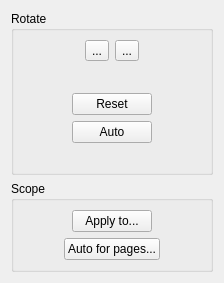
<?xml version="1.0" encoding="UTF-8"?>
<ui version="4.0">
 <class>OrientationOptionsWidget</class>
 <widget class="QWidget" name="OrientationOptionsWidget">
  <property name="geometry">
   <rect>
    <x>0</x>
    <y>0</y>
    <width>224</width>
    <height>272</height>
   </rect>
  </property>
  <property name="windowTitle">
   <string notr="true">Form</string>
  </property>
  <layout class="QVBoxLayout">
   <item>
    <widget class="QGroupBox" name="groupBox">
     <property name="title">
      <string>Rotate</string>
     </property>
     <layout class="QVBoxLayout">
      <item>
       <layout class="QHBoxLayout">
        <item>
         <spacer>
          <property name="orientation">
           <enum>Qt::Horizontal</enum>
          </property>
          <property name="sizeHint" stdset="0">
           <size>
            <width>40</width>
            <height>20</height>
           </size>
          </property>
         </spacer>
        </item>
        <item>
         <widget class="QToolButton" name="rotateLeftBtn">
          <property name="text">
           <string notr="true">...</string>
          </property>
          <property name="icon">
           <iconset resource="../../../../app/resources/resources.qrc">
            <normaloff>:/icons/object-rotate-left.png</normaloff>:/icons/object-rotate-left.png</iconset>
          </property>
          <property name="iconSize">
           <size>
            <width>24</width>
            <height>24</height>
           </size>
          </property>
         </widget>
        </item>
        <item>
         <widget class="QToolButton" name="rotateRightBtn">
          <property name="text">
           <string notr="true">...</string>
          </property>
          <property name="icon">
           <iconset resource="../../../../app/resources/resources.qrc">
            <normaloff>:/icons/object-rotate-right.png</normaloff>:/icons/object-rotate-right.png</iconset>
          </property>
          <property name="iconSize">
           <size>
            <width>24</width>
            <height>24</height>
           </size>
          </property>
         </widget>
        </item>
        <item>
         <spacer>
          <property name="orientation">
           <enum>Qt::Horizontal</enum>
          </property>
          <property name="sizeHint" stdset="0">
           <size>
            <width>40</width>
            <height>20</height>
           </size>
          </property>
         </spacer>
        </item>
       </layout>
      </item>
      <item>
       <layout class="QHBoxLayout">
        <item>
         <spacer>
          <property name="orientation">
           <enum>Qt::Horizontal</enum>
          </property>
          <property name="sizeHint" stdset="0">
           <size>
            <width>40</width>
            <height>20</height>
           </size>
          </property>
         </spacer>
        </item>
        <item>
         <widget class="QLabel" name="rotationIndicator">
          <property name="text">
           <string/>
          </property>
          <property name="pixmap">
           <pixmap resource="../../../../app/resources/resources.qrc">:/icons/big-up-arrow.png</pixmap>
          </property>
         </widget>
        </item>
        <item>
         <spacer>
          <property name="orientation">
           <enum>Qt::Horizontal</enum>
          </property>
          <property name="sizeHint" stdset="0">
           <size>
            <width>40</width>
            <height>20</height>
           </size>
          </property>
         </spacer>
        </item>
       </layout>
      </item>
      <item>
       <layout class="QHBoxLayout">
        <item>
         <spacer>
          <property name="orientation">
           <enum>Qt::Horizontal</enum>
          </property>
          <property name="sizeHint" stdset="0">
           <size>
            <width>40</width>
            <height>20</height>
           </size>
          </property>
         </spacer>
        </item>
        <item>
         <widget class="QPushButton" name="resetBtn">
          <property name="text">
           <string>Reset</string>
          </property>
         </widget>
        </item>
        <item>
         <spacer>
          <property name="orientation">
           <enum>Qt::Horizontal</enum>
          </property>
          <property name="sizeHint" stdset="0">
           <size>
            <width>40</width>
            <height>20</height>
           </size>
          </property>
         </spacer>
        </item>
       </layout>
      </item>
      <item>
       <layout class="QHBoxLayout">
        <item>
         <spacer>
          <property name="orientation">
           <enum>Qt::Horizontal</enum>
          </property>
          <property name="sizeHint" stdset="0">
           <size>
            <width>40</width>
            <height>20</height>
           </size>
          </property>
         </spacer>
        </item>
        <item>
         <widget class="QPushButton" name="autoBtn">
          <property name="toolTip">
           <string>Find the rotation from the text of this scan</string>
          </property>
          <property name="text">
           <string>Auto</string>
          </property>
         </widget>
        </item>
        <item>
         <spacer>
          <property name="orientation">
           <enum>Qt::Horizontal</enum>
          </property>
          <property name="sizeHint" stdset="0">
           <size>
            <width>40</width>
            <height>20</height>
           </size>
          </property>
         </spacer>
        </item>
       </layout>
      </item>
      <item>
       <widget class="QLabel" name="autoResultLabel">
        <property name="text">
         <string notr="true"/>
        </property>
        <property name="alignment">
         <set>Qt::AlignCenter</set>
        </property>
        <property name="wordWrap">
         <bool>true</bool>
        </property>
       </widget>
      </item>
     </layout>
    </widget>
   </item>
   <item>
    <widget class="QGroupBox" name="scopeBox">
     <property name="title">
      <string>Scope</string>
     </property>
     <layout class="QVBoxLayout">
      <item>
       <layout class="QHBoxLayout">
        <item>
         <spacer>
          <property name="orientation">
           <enum>Qt::Horizontal</enum>
          </property>
          <property name="sizeHint" stdset="0">
           <size>
            <width>40</width>
            <height>20</height>
           </size>
          </property>
         </spacer>
        </item>
        <item>
         <widget class="QPushButton" name="applyToBtn">
          <property name="text">
           <string>Apply to...</string>
          </property>
         </widget>
        </item>
        <item>
         <spacer>
          <property name="orientation">
           <enum>Qt::Horizontal</enum>
          </property>
          <property name="sizeHint" stdset="0">
           <size>
            <width>40</width>
            <height>20</height>
           </size>
          </property>
         </spacer>
        </item>
       </layout>
      </item>
      <item>
       <layout class="QHBoxLayout">
        <item>
         <spacer>
          <property name="orientation">
           <enum>Qt::Horizontal</enum>
          </property>
          <property name="sizeHint" stdset="0">
           <size>
            <width>40</width>
            <height>20</height>
           </size>
          </property>
         </spacer>
        </item>
        <item>
         <widget class="QPushButton" name="autoApplyBtn">
          <property name="toolTip">
           <string>Find and set the rotation of each selected scan from its text</string>
          </property>
          <property name="text">
           <string>Auto for pages...</string>
          </property>
         </widget>
        </item>
        <item>
         <spacer>
          <property name="orientation">
           <enum>Qt::Horizontal</enum>
          </property>
          <property name="sizeHint" stdset="0">
           <size>
            <width>40</width>
            <height>20</height>
           </size>
          </property>
         </spacer>
        </item>
       </layout>
      </item>
     </layout>
    </widget>
   </item>
   <item>
    <spacer>
     <property name="orientation">
      <enum>Qt::Vertical</enum>
     </property>
     <property name="sizeHint" stdset="0">
      <size>
       <width>20</width>
       <height>40</height>
      </size>
     </property>
    </spacer>
   </item>
  </layout>
 </widget>
 <resources>
  <include location="../../../../app/resources/resources.qrc"/>
 </resources>
 <connections/>
</ui>
